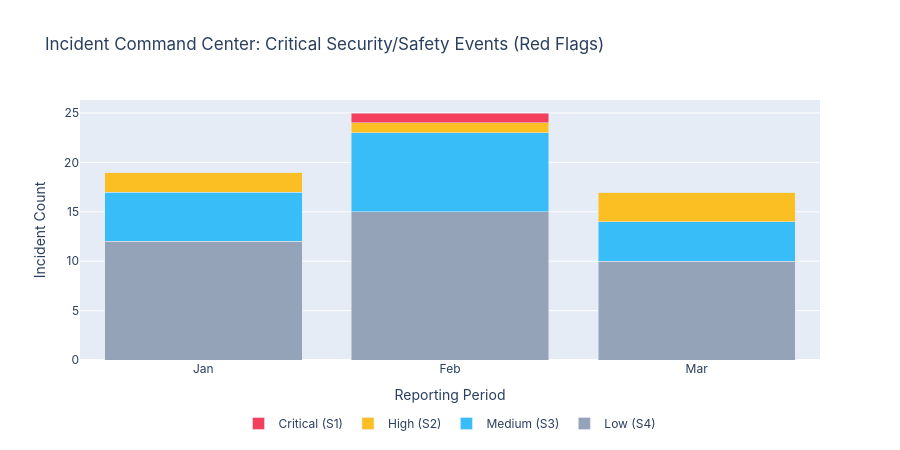

The code cell stored with this chart in its notebook:
### Markdown cell above
## 3. Red-Flag Command Center: Incident Severity (S1-S4)
Tracking critical security and safety events over the reporting period. This visualization identifies the volume of **S1 (Critical)** and **S2 (High)** incidents which require immediate Board notification (within 24 hours per §7.2).

### Code cell
aigrc_utils.display_red_flag_incident_command(incident_df)

### Figure 1 — Plotly figure (JSON) as saved in the notebook; plotly's stock layout.template omitted (floating-point values rounded to 4 significant figures)
{"data": [{"marker": {"color": "#94a3b8"}, "name": "Low (S4)", "type": "bar", "x": ["Jan", "Feb", "Mar"], "y": [12, 15, 10]}, {"marker": {"color": "#38bdf8"}, "name": "Medium (S3)", "type": "bar", "x": ["Jan", "Feb", "Mar"], "y": [5, 8, 4]}, {"marker": {"color": "#fbbf24"}, "name": "High (S2)", "type": "bar", "x": ["Jan", "Feb", "Mar"], "y": [2, 1, 3]}, {"marker": {"color": "#f43f5e"}, "name": "Critical (S1)", "type": "bar", "x": ["Jan", "Feb", "Mar"], "y": [0, 1, 0]}], "layout": {"barmode": "stack", "font": {"family": "Inter"}, "height": 450, "legend": {"orientation": "h", "x": 0.5, "xanchor": "center", "y": -0.3, "yanchor": "bottom"}, "title": {"text": "Incident Command Center: Critical Security/Safety Events (Red Flags)"}, "xaxis": {"title": {"text": "Reporting Period"}}, "yaxis": {"title": {"text": "Incident Count"}}}}
